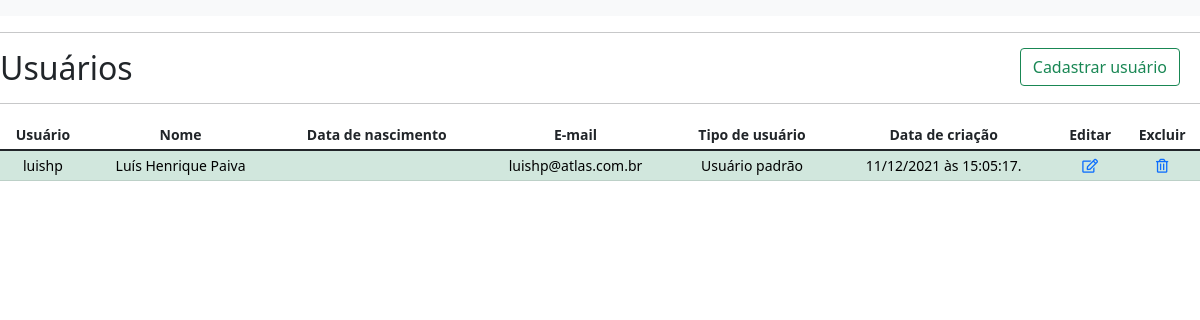
The page /usuarios.php (signed in) on the database its author committed.
### tables this page shows
CREATE TABLE usuario (
	id_usuario INT UNSIGNED PRIMARY KEY NOT NULL AUTO_INCREMENT,
	usuario VARCHAR(30) NOT NULL,
	nome VARCHAR (60),
	data_nascimento DATE,
	email VARCHAR(30),
	senha VARCHAR(255) NOT NULL,
	id_tipo_usuario SMALLINT,
	data_criacao TIMESTAMP NOT NULL,
	imagem LONGBLOB,
	FOREIGN KEY (id_tipo_usuario) REFERENCES tipo_usuario(id_tipo_usuario)
);

CREATE TABLE tipo_usuario (
	id_tipo_usuario SMALLINT PRIMARY KEY NOT NULL AUTO_INCREMENT,
	descricao VARCHAR(100)
);

### htdocs/consulta_usuarios.php (called while the page is built)
<?php
    include('conexao.php');
    $usuario = $_SESSION['usuario'];
    $query = $conexao->query("SELECT
                            u.id_usuario,
                            u.usuario,
                            u.nome,
                            DATE_FORMAT(data_nascimento, '%d/%m/%Y') data_nascimento,
                            u.email,
                            u.id_tipo_usuario,
                            DATE_FORMAT(data_criacao, '%d/%m/%Y às %H:%i:%s.') data_criacao,
                            t.descricao,
                            u.imagem
                        FROM
                            usuario u
                            INNER JOIN tipo_usuario t
                            ON u.id_tipo_usuario = t.id_tipo_usuario
                        WHERE
                            usuario <> '$usuario'
                        ORDER BY
                            data_criacao DESC");
?>

### htdocs/usuarios.php (the view, shortened to what this page needs)
<?php
    include('consulta_usuarios.php');
?>
<!DOCTYPE html>
<html lang="pt-br">
    <head>
        <link rel="stylesheet" href="css/bootstrap.css" type="text/css">
        <link rel="stylesheet" href="css/bootstrap.min.css" type="text/css">
        <link rel="stylesheet" href="css/dashboard.css">
        <link rel="stylesheet" href="css/all.css">
    </head>
    <body>
        <nav class="navbar navbar-light bg-light">
            <div class="container">
                <button class="btn btn-outline-success my-2 my-sm-0" type="submit" data-bs-toggle='modal' data-bs-target='#modalcadusuario' style="position: absolute; top: 48px; right: 20px;">Cadastrar usuário</button>
            </div>
        </nav>
        <hr>
        <h2>Usuários</h2>
        <hr>
        <?php
            echo '<div class="table-responsive">
                    <table class="table table-sm">
                        <thead>
                            <tr>
                                <th class="centro" hidden>ID Usuário</th>
                                <th class="centro">Usuário</th>
                                <th class="centro">Nome</th>
                                <th class="centro">Data de nascimento</th>
                                <th class="centro">E-mail</th>
                                <th class="centro">Tipo de usuário</th>
                                <th class="centro">Data de criação</th>
                                <th class="centro">Editar</th>
                                <th class="centro">Excluir</th>
                            </tr>
                        </thead>';
                while ($row = mysqli_fetch_array($query)) {
                    if ($row['id_tipo_usuario'] == 1) {
                        echo "<tr class='table-info'>";
                    } else {
                        echo "<tr class='table-success'>";
                    }
                        echo "<td class='centro'>" . $row['usuario'] . "</td>";
                        echo "<td class='centro'>" . $row['nome'] . "</td>";
                        echo "<td class='centro'>" . $row['data_nascimento'] . "</td>";
                        echo "<td class='centro'>" . $row['email'] . "</td>";
                        echo "<td class='centro'>" . $row['descricao'] . "</td>";
                        echo "<td class='centro'>" . $row['data_criacao'] . "</td>";
                        echo "<td class='centro editbtn'><a href='#' data-bs-toggle='modal' data-bs-target='#modalatusuario' style='text-align: right;'><i class='far fa-edit'></i></a></td>";
                        echo "<td class='centro excbtn'><a href='#' data-bs-toggle='modal' data-bs-target='#modalexcusuario' style='text-align: right;'><i class='far fa-trash-alt'></i></a></td>";
                    echo "</tr>";
                }
                echo "</table>";
            echo '</div>';
        ?>
    </body>
</html>

### htdocs/css/dashboard.css (style rules this page uses)
body { font-size: .875rem; }

### htdocs/css/all.css (style rules this page uses)
.fa, .fas, .far, .fal, .fad, .fab { -moz-osx-font-smoothing: grayscale; -webkit-font-smoothing: antialiased; display: inline-block; font-style: normal; font-variant: normal; text-rendering: auto; line-height: 1; }
.fa-edit:before { content: "\f044"; }
.fa-trash-alt:before { content: "\f2ed"; }
.far { font-family: 'Font Awesome 5 Free'; font-weight: 400; }

### rows shown on the page
usuario: usuario "luishp", nome "Luís Henrique Paiva", email "luishp@atlas.com.br", id_tipo_usuario.descricao "Usuário padrão", data_criacao "11/12/2021 às 15:05:17."
